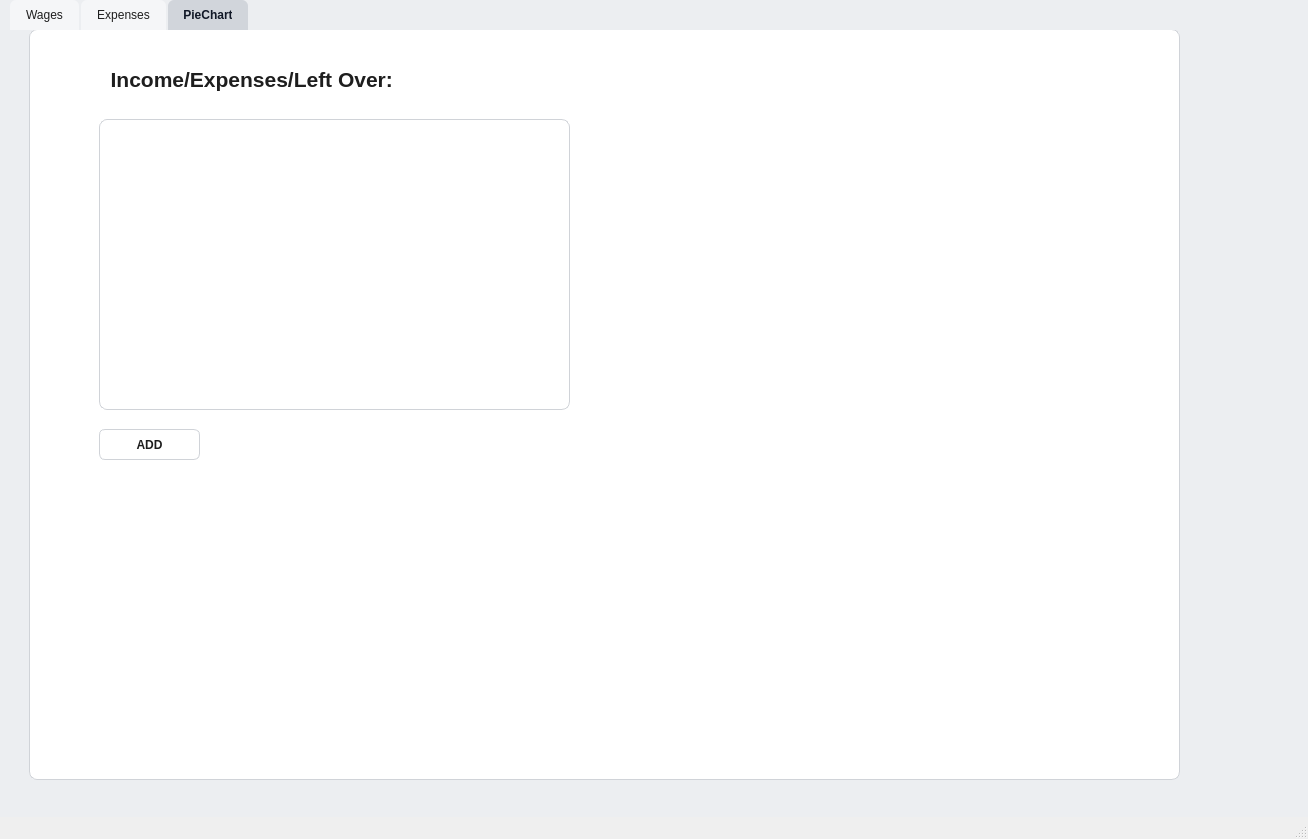
<?xml version="1.0" encoding="UTF-8"?>
<ui version="4.0">
 <class>MainWindow</class>
 <widget class="QMainWindow" name="MainWindow">
  <property name="geometry">
   <rect>
    <x>0</x>
    <y>0</y>
    <width>1308</width>
    <height>839</height>
   </rect>
  </property>
  <property name="windowTitle">
   <string>MainWindow</string>
  </property>
  <property name="windowIcon">
   <iconset resource="../resources/resources.qrc">
    <normaloff>:/icons/images/pink_pig.png</normaloff>:/icons/images/pink_pig.png</iconset>
  </property>
  <property name="autoFillBackground">
   <bool>false</bool>
  </property>
  <widget class="QWidget" name="centralwidget">
   <property name="sizePolicy">
    <sizepolicy hsizetype="Expanding" vsizetype="Expanding">
     <horstretch>0</horstretch>
     <verstretch>0</verstretch>
    </sizepolicy>
   </property>
   <property name="styleSheet">
    <string notr="true">background-color: #ECEEF1;
color: #1E1E1E;</string>
   </property>
   <widget class="QTabWidget" name="tabWidget">
    <property name="geometry">
     <rect>
      <x>10</x>
      <y>0</y>
      <width>1291</width>
      <height>811</height>
     </rect>
    </property>
    <property name="styleSheet">
     <string notr="true">QTabWidget::pane {
    border: none;
}

QTabBar::tab {
    background: #F5F6F8;
    color: #1E1E1E;
    padding: 8px 16px;
    border-top-left-radius: 6px;
    border-top-right-radius: 6px;
    margin-right: 2px;
}

QTabBar::tab:hover {
    background: #E5E7EB;
}

QTabBar::tab:selected {
    background: #D1D5DB;     /* Darker active tab */
    color: #111827;
    font-weight: 600;
}</string>
    </property>
    <property name="currentIndex">
     <number>2</number>
    </property>
    <widget class="QWidget" name="moneytab">
     <attribute name="title">
      <string>Wages</string>
     </attribute>
     <widget class="QTableWidget" name="wagesTable">
      <property name="geometry">
       <rect>
        <x>270</x>
        <y>50</y>
        <width>301</width>
        <height>191</height>
       </rect>
      </property>
      <property name="alternatingRowColors">
       <bool>true</bool>
      </property>
      <property name="selectionBehavior">
       <enum>QAbstractItemView::SelectionBehavior::SelectRows</enum>
      </property>
      <property name="gridStyle">
       <enum>Qt::PenStyle::SolidLine</enum>
      </property>
      <column>
       <property name="text">
        <string>Date</string>
       </property>
      </column>
      <column>
       <property name="text">
        <string>Name</string>
       </property>
      </column>
      <column>
       <property name="text">
        <string>Amount</string>
       </property>
      </column>
     </widget>
     <widget class="QPushButton" name="deleteWageButton">
      <property name="geometry">
       <rect>
        <x>270</x>
        <y>260</y>
        <width>131</width>
        <height>41</height>
       </rect>
      </property>
      <property name="font">
       <font>
        <bold>true</bold>
       </font>
      </property>
      <property name="mouseTracking">
       <bool>false</bool>
      </property>
      <property name="text">
       <string>Delete Selected</string>
      </property>
      <property name="default">
       <bool>false</bool>
      </property>
     </widget>
     <widget class="QFrame" name="wagesFrame">
      <property name="geometry">
       <rect>
        <x>10</x>
        <y>30</y>
        <width>591</width>
        <height>291</height>
       </rect>
      </property>
      <property name="styleSheet">
       <string notr="true">background-color: #FFFFFF;
border-radius: 8px;
border: 1px solid #D0D3D8;</string>
      </property>
      <property name="frameShape">
       <enum>QFrame::Shape::StyledPanel</enum>
      </property>
      <property name="frameShadow">
       <enum>QFrame::Shadow::Raised</enum>
      </property>
      <widget class="QPushButton" name="wagesAddButton">
       <property name="geometry">
        <rect>
         <x>30</x>
         <y>190</y>
         <width>71</width>
         <height>31</height>
        </rect>
       </property>
       <property name="font">
        <font>
         <bold>true</bold>
        </font>
       </property>
       <property name="styleSheet">
        <string notr="true">QPushButton {
    background-color: #FFFFFF;
    border: 1px solid #D0D3D8;
    border-radius: 6px;
    padding: 6px 14px;
    color: #1E1E1E;
}

QPushButton:hover {
    border: 1px solid #3B82F6;
    background-color: #F0F7FF;
}

QPushButton:pressed {
    background-color: #E0ECFF;
}</string>
       </property>
       <property name="text">
        <string>ADD</string>
       </property>
      </widget>
      <widget class="QLabel" name="label">
       <property name="geometry">
        <rect>
         <x>50</x>
         <y>20</y>
         <width>171</width>
         <height>41</height>
        </rect>
       </property>
       <property name="font">
        <font>
         <pointsize>16</pointsize>
         <bold>true</bold>
        </font>
       </property>
       <property name="styleSheet">
        <string notr="true">QLabel {
    border: none;
    background: transparent;
}</string>
       </property>
       <property name="frameShape">
        <enum>QFrame::Shape::NoFrame</enum>
       </property>
       <property name="frameShadow">
        <enum>QFrame::Shadow::Plain</enum>
       </property>
       <property name="text">
        <string>  Monthly Pay:</string>
       </property>
      </widget>
      <widget class="QLabel" name="label_8">
       <property name="geometry">
        <rect>
         <x>30</x>
         <y>110</y>
         <width>71</width>
         <height>31</height>
        </rect>
       </property>
       <property name="text">
        <string> Amount:</string>
       </property>
      </widget>
      <widget class="QLineEdit" name="wagesLine1">
       <property name="geometry">
        <rect>
         <x>100</x>
         <y>70</y>
         <width>151</width>
         <height>31</height>
        </rect>
       </property>
       <property name="styleSheet">
        <string notr="true">background-color: #ECEEF1;
color: #1E1E1E;</string>
       </property>
       <property name="frame">
        <bool>true</bool>
       </property>
       <property name="echoMode">
        <enum>QLineEdit::EchoMode::Normal</enum>
       </property>
       <property name="clearButtonEnabled">
        <bool>false</bool>
       </property>
      </widget>
      <widget class="QLineEdit" name="wagesLine2">
       <property name="enabled">
        <bool>true</bool>
       </property>
       <property name="geometry">
        <rect>
         <x>100</x>
         <y>110</y>
         <width>151</width>
         <height>31</height>
        </rect>
       </property>
       <property name="styleSheet">
        <string notr="true">background-color: #ECEEF1;
color: #1E1E1E;</string>
       </property>
       <property name="readOnly">
        <bool>false</bool>
       </property>
      </widget>
      <widget class="QLabel" name="label_9">
       <property name="geometry">
        <rect>
         <x>30</x>
         <y>70</y>
         <width>71</width>
         <height>31</height>
        </rect>
       </property>
       <property name="text">
        <string>  Name:</string>
       </property>
      </widget>
      <widget class="QDateEdit" name="dateEdit_2">
       <property name="geometry">
        <rect>
         <x>150</x>
         <y>290</y>
         <width>221</width>
         <height>31</height>
        </rect>
       </property>
       <property name="styleSheet">
        <string notr="true">background-color: #FFFFFF;
color: #1E1E1E;</string>
       </property>
       <property name="calendarPopup">
        <bool>true</bool>
       </property>
      </widget>
      <widget class="QDateEdit" name="dateWages">
       <property name="geometry">
        <rect>
         <x>30</x>
         <y>150</y>
         <width>221</width>
         <height>31</height>
        </rect>
       </property>
       <property name="styleSheet">
        <string notr="true">background-color: #FFFFFF;
color: #1E1E1E;</string>
       </property>
       <property name="dateTime">
        <datetime>
         <hour>0</hour>
         <minute>0</minute>
         <second>0</second>
         <year>2025</year>
         <month>1</month>
         <day>1</day>
        </datetime>
       </property>
       <property name="maximumDateTime">
        <datetime>
         <hour>23</hour>
         <minute>59</minute>
         <second>59</second>
         <year>9999</year>
         <month>12</month>
         <day>19</day>
        </datetime>
       </property>
       <property name="displayFormat">
        <string>MM/dd/yyyy</string>
       </property>
       <property name="calendarPopup">
        <bool>true</bool>
       </property>
      </widget>
      <zorder>label</zorder>
      <zorder>label_8</zorder>
      <zorder>wagesLine1</zorder>
      <zorder>wagesLine2</zorder>
      <zorder>label_9</zorder>
      <zorder>wagesAddButton</zorder>
      <zorder>dateEdit_2</zorder>
      <zorder>dateWages</zorder>
     </widget>
     <zorder>wagesFrame</zorder>
     <zorder>wagesTable</zorder>
     <zorder>deleteWageButton</zorder>
    </widget>
    <widget class="QWidget" name="expenseTab">
     <attribute name="title">
      <string>Expenses</string>
     </attribute>
     <widget class="QPushButton" name="deleteExpenseButton">
      <property name="geometry">
       <rect>
        <x>270</x>
        <y>360</y>
        <width>121</width>
        <height>41</height>
       </rect>
      </property>
      <property name="font">
       <font>
        <bold>true</bold>
       </font>
      </property>
      <property name="text">
       <string>Delete Selected</string>
      </property>
     </widget>
     <widget class="QTableWidget" name="expenseTable">
      <property name="geometry">
       <rect>
        <x>270</x>
        <y>40</y>
        <width>401</width>
        <height>301</height>
       </rect>
      </property>
      <property name="selectionBehavior">
       <enum>QAbstractItemView::SelectionBehavior::SelectRows</enum>
      </property>
      <property name="columnCount">
       <number>4</number>
      </property>
      <column>
       <property name="text">
        <string>Name</string>
       </property>
      </column>
      <column>
       <property name="text">
        <string>Amount</string>
       </property>
      </column>
      <column>
       <property name="text">
        <string>Categorie</string>
       </property>
      </column>
      <column>
       <property name="text">
        <string>Date</string>
       </property>
      </column>
     </widget>
     <widget class="QFrame" name="wagesFrame_2">
      <property name="geometry">
       <rect>
        <x>10</x>
        <y>20</y>
        <width>691</width>
        <height>411</height>
       </rect>
      </property>
      <property name="styleSheet">
       <string notr="true">background-color: #FFFFFF;
border-radius: 8px;
border: 1px solid #D0D3D8;</string>
      </property>
      <property name="frameShape">
       <enum>QFrame::Shape::StyledPanel</enum>
      </property>
      <property name="frameShadow">
       <enum>QFrame::Shadow::Raised</enum>
      </property>
      <widget class="QPushButton" name="expensesAddButton">
       <property name="geometry">
        <rect>
         <x>140</x>
         <y>230</y>
         <width>101</width>
         <height>31</height>
        </rect>
       </property>
       <property name="font">
        <font>
         <bold>true</bold>
        </font>
       </property>
       <property name="styleSheet">
        <string notr="true">QPushButton {
    background-color: #FFFFFF;
    border: 1px solid #D0D3D8;
    border-radius: 6px;
    padding: 6px 14px;
    color: #1E1E1E;
}

QPushButton:hover {
    border: 1px solid #3B82F6;
    background-color: #F0F7FF;
}

QPushButton:pressed {
    background-color: #E0ECFF;
}</string>
       </property>
       <property name="text">
        <string>ADD</string>
       </property>
      </widget>
      <widget class="QLineEdit" name="expenseAmount">
       <property name="enabled">
        <bool>true</bool>
       </property>
       <property name="geometry">
        <rect>
         <x>100</x>
         <y>110</y>
         <width>151</width>
         <height>31</height>
        </rect>
       </property>
       <property name="styleSheet">
        <string notr="true">background-color: #ECEEF1;
color: #1E1E1E;</string>
       </property>
       <property name="readOnly">
        <bool>false</bool>
       </property>
      </widget>
      <widget class="QLabel" name="label_5">
       <property name="geometry">
        <rect>
         <x>30</x>
         <y>110</y>
         <width>71</width>
         <height>31</height>
        </rect>
       </property>
       <property name="text">
        <string> Amount:</string>
       </property>
      </widget>
      <widget class="QLabel" name="label_4">
       <property name="geometry">
        <rect>
         <x>30</x>
         <y>70</y>
         <width>71</width>
         <height>31</height>
        </rect>
       </property>
       <property name="text">
        <string>  Name:</string>
       </property>
      </widget>
      <widget class="QLineEdit" name="expenseName">
       <property name="geometry">
        <rect>
         <x>100</x>
         <y>70</y>
         <width>151</width>
         <height>31</height>
        </rect>
       </property>
       <property name="styleSheet">
        <string notr="true">background-color: #ECEEF1;
color: #1E1E1E;</string>
       </property>
       <property name="frame">
        <bool>true</bool>
       </property>
       <property name="echoMode">
        <enum>QLineEdit::EchoMode::Normal</enum>
       </property>
       <property name="clearButtonEnabled">
        <bool>false</bool>
       </property>
      </widget>
      <widget class="QLabel" name="label_6">
       <property name="geometry">
        <rect>
         <x>30</x>
         <y>20</y>
         <width>221</width>
         <height>41</height>
        </rect>
       </property>
       <property name="font">
        <font>
         <pointsize>16</pointsize>
         <bold>true</bold>
        </font>
       </property>
       <property name="styleSheet">
        <string notr="true">QLabel {
    border: none;
    background: transparent;
}</string>
       </property>
       <property name="text">
        <string>  Monthly Expenses:</string>
       </property>
      </widget>
      <widget class="QComboBox" name="categoryExpense">
       <property name="geometry">
        <rect>
         <x>30</x>
         <y>190</y>
         <width>221</width>
         <height>31</height>
        </rect>
       </property>
       <property name="styleSheet">
        <string notr="true"/>
       </property>
       <item>
        <property name="text">
         <string>  Bills</string>
        </property>
       </item>
       <item>
        <property name="text">
         <string>  Fun</string>
        </property>
       </item>
       <item>
        <property name="text">
         <string>  Groceries</string>
        </property>
       </item>
       <item>
        <property name="text">
         <string>  Savings</string>
        </property>
       </item>
       <item>
        <property name="text">
         <string>  Subscriptions</string>
        </property>
       </item>
      </widget>
      <widget class="QDateEdit" name="dateExpense">
       <property name="geometry">
        <rect>
         <x>30</x>
         <y>150</y>
         <width>221</width>
         <height>31</height>
        </rect>
       </property>
       <property name="styleSheet">
        <string notr="true">background-color: #FFFFFF;
color: #1E1E1E;</string>
       </property>
       <property name="dateTime">
        <datetime>
         <hour>0</hour>
         <minute>0</minute>
         <second>0</second>
         <year>2025</year>
         <month>1</month>
         <day>2</day>
        </datetime>
       </property>
       <property name="displayFormat">
        <string>MM/dd/yyyy</string>
       </property>
       <property name="calendarPopup">
        <bool>true</bool>
       </property>
      </widget>
     </widget>
     <zorder>wagesFrame_2</zorder>
     <zorder>deleteExpenseButton</zorder>
     <zorder>expenseTable</zorder>
    </widget>
    <widget class="QWidget" name="budgetTab">
     <attribute name="title">
      <string>PieChart</string>
     </attribute>
     <widget class="QFrame" name="frame">
      <property name="geometry">
       <rect>
        <x>19</x>
        <y>-1</y>
        <width>1151</width>
        <height>751</height>
       </rect>
      </property>
      <property name="styleSheet">
       <string notr="true">background-color: #FFFFFF;
border-radius: 8px;
border: 1px solid #D0D3D8;</string>
      </property>
      <property name="frameShape">
       <enum>QFrame::Shape::StyledPanel</enum>
      </property>
      <property name="frameShadow">
       <enum>QFrame::Shadow::Raised</enum>
      </property>
      <widget class="QChartView" name="chartView" native="true">
       <property name="geometry">
        <rect>
         <x>590</x>
         <y>10</y>
         <width>541</width>
         <height>721</height>
        </rect>
       </property>
       <property name="sizePolicy">
        <sizepolicy hsizetype="Expanding" vsizetype="Expanding">
         <horstretch>0</horstretch>
         <verstretch>0</verstretch>
        </sizepolicy>
       </property>
       <property name="maximumSize">
        <size>
         <width>16777215</width>
         <height>16777215</height>
        </size>
       </property>
       <property name="styleSheet">
        <string notr="true">border-radius: 0px;
border: 0px solid #D0D3D8;</string>
       </property>
      </widget>
      <widget class="QTextEdit" name="summaryText">
       <property name="geometry">
        <rect>
         <x>70</x>
         <y>90</y>
         <width>471</width>
         <height>291</height>
        </rect>
       </property>
       <property name="font">
        <font>
         <pointsize>24</pointsize>
         <bold>true</bold>
        </font>
       </property>
      </widget>
      <widget class="QLabel" name="label_7">
       <property name="geometry">
        <rect>
         <x>70</x>
         <y>30</y>
         <width>331</width>
         <height>41</height>
        </rect>
       </property>
       <property name="font">
        <font>
         <pointsize>16</pointsize>
         <bold>true</bold>
        </font>
       </property>
       <property name="styleSheet">
        <string notr="true">QLabel {
    border: none;
    background: transparent;
}</string>
       </property>
       <property name="text">
        <string>  Income/Expenses/Left Over:</string>
       </property>
      </widget>
      <widget class="QPushButton" name="printStatementButton">
       <property name="geometry">
        <rect>
         <x>70</x>
         <y>400</y>
         <width>101</width>
         <height>31</height>
        </rect>
       </property>
       <property name="font">
        <font>
         <bold>true</bold>
        </font>
       </property>
       <property name="styleSheet">
        <string notr="true">QPushButton {
    background-color: #FFFFFF;
    border: 1px solid #D0D3D8;
    border-radius: 6px;
    padding: 6px 14px;
    color: #1E1E1E;
}

QPushButton:hover {
    border: 1px solid #3B82F6;
    background-color: #F0F7FF;
}

QPushButton:pressed {
    background-color: #E0ECFF;
}</string>
       </property>
       <property name="text">
        <string>ADD</string>
       </property>
      </widget>
     </widget>
    </widget>
   </widget>
  </widget>
  <widget class="QStatusBar" name="statusbar"/>
 </widget>
 <customwidgets>
  <customwidget>
   <class>QChartView</class>
   <extends>QWidget</extends>
   <header>QtCharts/QChartView</header>
   <container>1</container>
  </customwidget>
 </customwidgets>
 <resources>
  <include location="../resources/resources.qrc"/>
 </resources>
 <connections/>
</ui>
